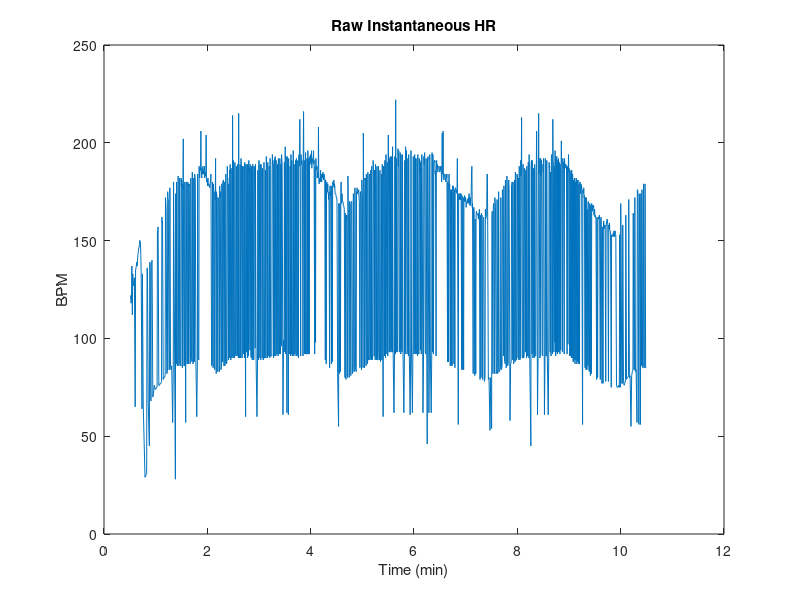
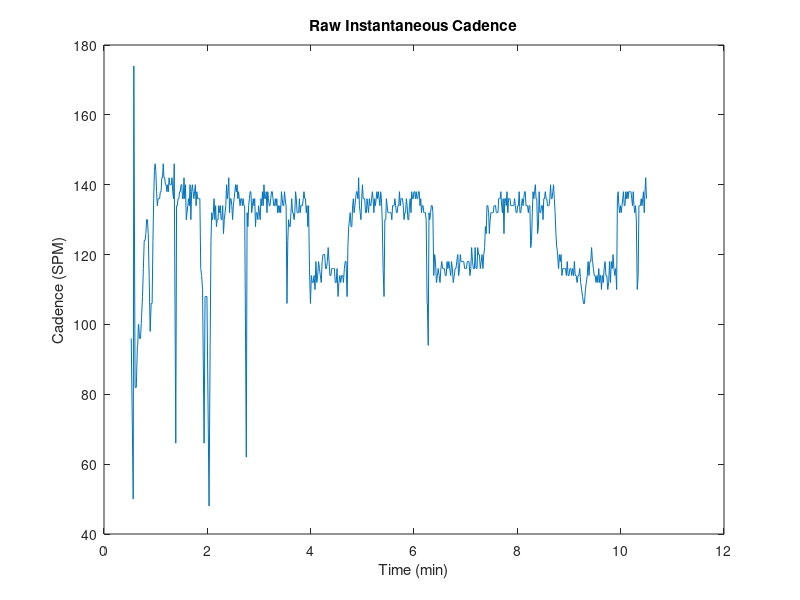
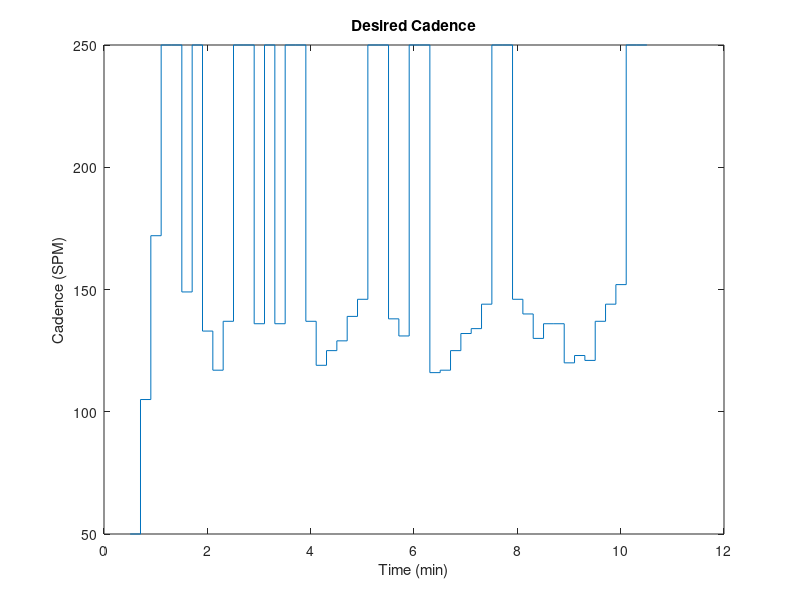
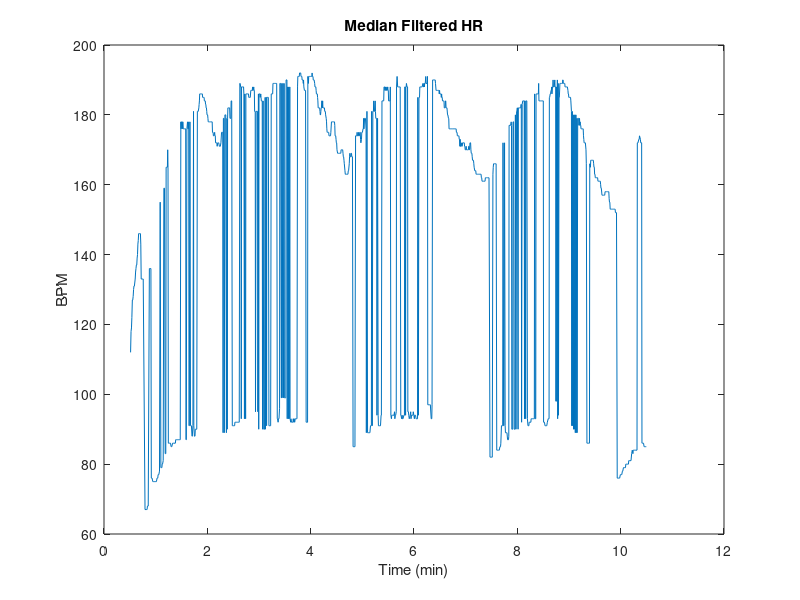

Recreate these plots in MATLAB, in order.
% TEST 4,5,6
% test 4 is not good, bad readings
% HR expected is at a weird in-between value of walking and jogging

load("T4.mat");
% desrired HR = 150
% length of workout = 10 mins
HR_exp = [160 160];
HR_exp_time = [T4_HR(2)/60000 T4_HR(end-2)/60000];

% everyhting worked, nothing got disconnected
% begin getting the data

% load in T1.mat which contains
% 1. T4_HR - inst. HR with time stamps
% 2. T4_SPM - inst. cadence with time stamps
% 3. T4_Cad - desired cadence
HR_time = T4_HR(2:2:end);
HR_time = HR_time / 60000; % converting to mins
HR = T4_HR(1:2:end); % is in bpm

SPM_time = T4_SPM(2:2:end);
SPM_time = SPM_time / 60000; % also converting to mins
SPM = T4_SPM(1:2:end); % is in steps per min (SPM)

CAD_time = T4_Cad(2:2:end);
CAD_time = CAD_time / 60000; % converting to mins
CAD = T4_Cad(1:2:end);

% now have HR, SPM, and desired CAD with corresponding times

% plotting raw heart rate
figure(1);
plot(HR_time, HR);
xlabel("Time (min)");
ylabel("BPM");
title("Raw Instantaneous HR");

% plotting raw SPM
figure(2);
plot(SPM_time, SPM);
xlabel("Time (min)");
ylabel("Cadence (SPM)");
title("Raw Instantaneous Cadence");

% plotting desired cadence
figure(3);
stairs(CAD_time, CAD);
xlabel("Time (min)");
ylabel("Cadence (SPM)");
title("Desired Cadence");

%% Filtering the inst. HR and SPM 
% Median filter HR with nbh of 5 values
HR_filt = medfilt1(HR, 11); 

% average filt SPM and median filt to see what is better
B = 1/5*ones(5,1);
SPM_filt_avg = filter(B,1,SPM);
SPM_filt_med = medfilt1(SPM, 5);

% plot the filtered hr and spm (compare which is better for SPM)

% plotting filtered heart rate
figure(4);
plot(HR_time, HR_filt);
xlabel("Time (min)");
ylabel("BPM");
title("Median Filtered HR");

% plotting both filtered SPM
figure(5);
plot(SPM_time, SPM_filt_avg);
xlabel("Time (min)");
ylabel("Cadence (SPM)");
title("Filtered SPM");
hold on;
plot(SPM_time, SPM_filt_med);
legend("AVG", "MED");

%% now it is time to compare desired hr and cadence with expected

% starting with cadence
figure(6);
plot(SPM_time, SPM_filt_avg);
xlabel("Time (min)");
ylabel("Cadence (SPM)");
title("Desired vs. Measured SPM (AVG FILT)");
hold on;
stairs(CAD_time, CAD);
legend("Measured", "Desired");
hold off;

figure(7);
plot(SPM_time, SPM_filt_med);
xlabel("Time (min)");
ylabel("Cadence (SPM)");
title("Desired vs. Measured SPM (MED FILT)");
hold on;
stairs(CAD_time, CAD);
legend("Measured", "Desired");
hold off;

figure(8);
plot(HR_time, HR_filt);
xlabel("Time (min)");
ylabel("BPM");
title("Median Filtered HR vs. Desired");
hold on;
stairs(HR_exp_time, HR_exp);
hold off;

%% now plotting hr vs cadence 
figure(9);
plot(SPM_time, SPM_filt_med);
xlabel("Time (min)");
ylabel("HR and Cadence");
title("HR & Cadence vs. Time");
hold on;
plot(HR_time, HR_filt);
legend("Cadence", "Heart Rate");
hold off;

figure(10);
plot(SPM_time, SPM_filt_med + 40);
xlabel("Time (min)");
ylabel("HR and Cadence");
title("TESTING HR to CAD Relationship");
hold on;
plot(HR_time, HR_filt);
legend("1*(Cadence+40)", "Heart Rate");
hold off;

figure(11);
SPM_shift = circshift(SPM_filt_med,50);
plot(SPM_time, SPM_shift + 40);
xlabel("Time (min)");
ylabel("HR and Cadence");
title("TESTING HR to CAD Relationship with Shifting");
hold on;
plot(HR_time, HR_filt);
legend("1*(Cadence+40) SHIFTED", "Heart Rate");
hold off;

%% last graph of everything together
figure(12);
plot(HR_time, HR_filt);
xlabel("Time (min)");
ylabel("HR and Cadence");
title("HR and SPM vs. Desired HR and SPM");
hold on;
stairs(HR_exp_time, HR_exp, "Color",[0.3010 0.7450 0.9330]); %teal
plot(SPM_time, SPM_filt_med);
stairs(CAD_time, CAD, 'Color',[0.4660 0.6740 0.1880]); %green
legend("HR","Desired HR", "SPM", "Desired CAD");
hold off;